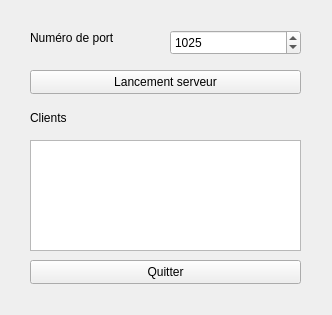
<?xml version="1.0" encoding="UTF-8"?>
<ui version="4.0">
 <class>ServeurWidget</class>
 <widget class="QWidget" name="ServeurWidget">
  <property name="geometry">
   <rect>
    <x>0</x>
    <y>0</y>
    <width>332</width>
    <height>315</height>
   </rect>
  </property>
  <property name="windowTitle">
   <string>ServeurWidget</string>
  </property>
  <widget class="QLabel" name="label">
   <property name="geometry">
    <rect>
     <x>30</x>
     <y>30</y>
     <width>101</width>
     <height>16</height>
    </rect>
   </property>
   <property name="text">
    <string>Numéro de port</string>
   </property>
  </widget>
  <widget class="QSpinBox" name="spinBoxPort">
   <property name="geometry">
    <rect>
     <x>170</x>
     <y>30</y>
     <width>131</width>
     <height>25</height>
    </rect>
   </property>
   <property name="maximum">
    <number>9999</number>
   </property>
   <property name="value">
    <number>1025</number>
   </property>
  </widget>
  <widget class="QPushButton" name="pushButtonLancementServeur">
   <property name="geometry">
    <rect>
     <x>30</x>
     <y>70</y>
     <width>271</width>
     <height>24</height>
    </rect>
   </property>
   <property name="text">
    <string>Lancement serveur</string>
   </property>
  </widget>
  <widget class="QLabel" name="label_2">
   <property name="geometry">
    <rect>
     <x>30</x>
     <y>110</y>
     <width>58</width>
     <height>16</height>
    </rect>
   </property>
   <property name="text">
    <string>Clients</string>
   </property>
  </widget>
  <widget class="QTextEdit" name="textEdit">
   <property name="geometry">
    <rect>
     <x>30</x>
     <y>140</y>
     <width>271</width>
     <height>111</height>
    </rect>
   </property>
  </widget>
  <widget class="QPushButton" name="pushButtonQuitter">
   <property name="geometry">
    <rect>
     <x>30</x>
     <y>260</y>
     <width>271</width>
     <height>24</height>
    </rect>
   </property>
   <property name="text">
    <string>Quitter</string>
   </property>
  </widget>
 </widget>
 <layoutdefault spacing="6" margin="11"/>
 <resources/>
 <connections>
  <connection>
   <sender>pushButtonQuitter</sender>
   <signal>clicked()</signal>
   <receiver>ServeurWidget</receiver>
   <slot>close()</slot>
   <hints>
    <hint type="sourcelabel">
     <x>204</x>
     <y>273</y>
    </hint>
    <hint type="destinationlabel">
     <x>230</x>
     <y>292</y>
    </hint>
   </hints>
  </connection>
 </connections>
</ui>
